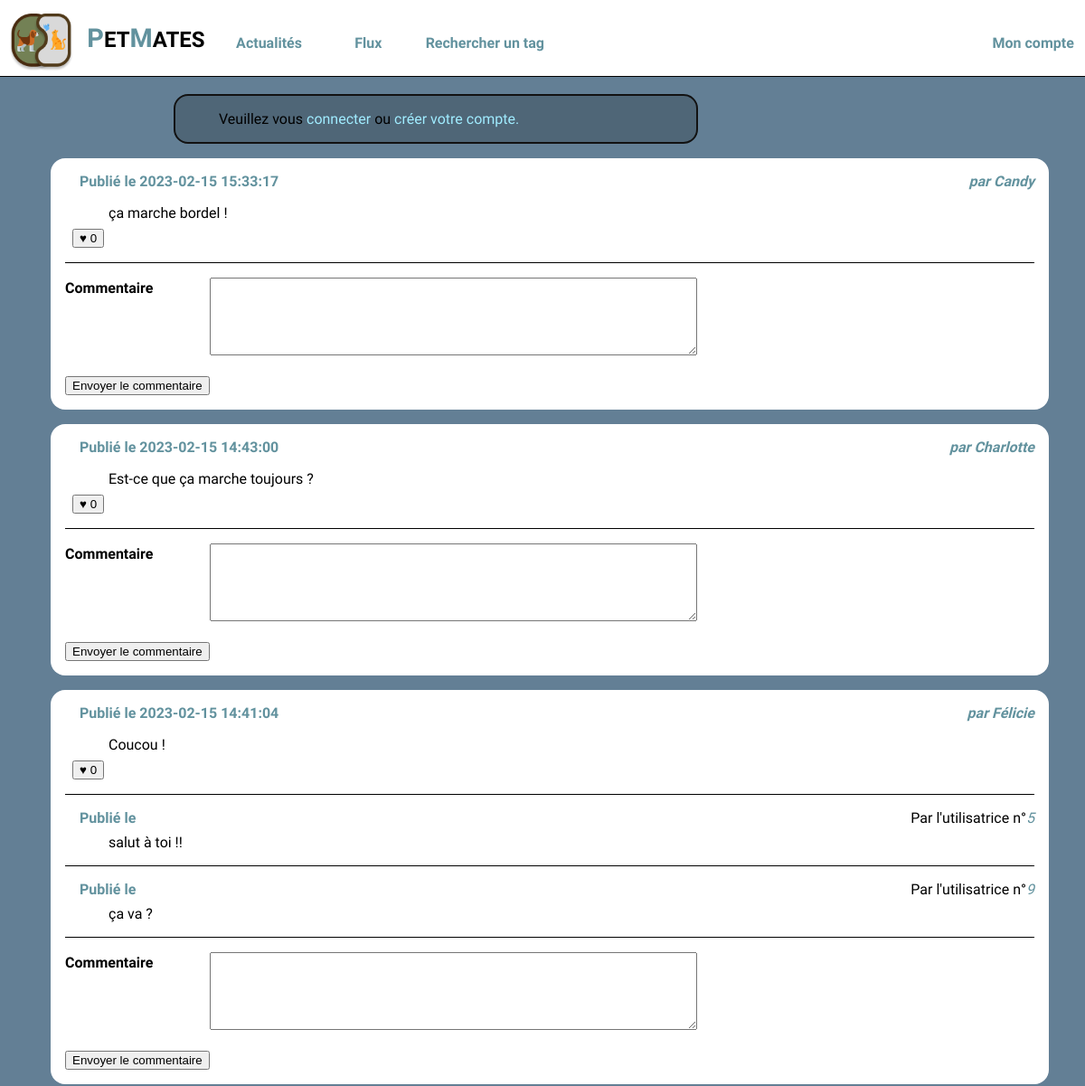
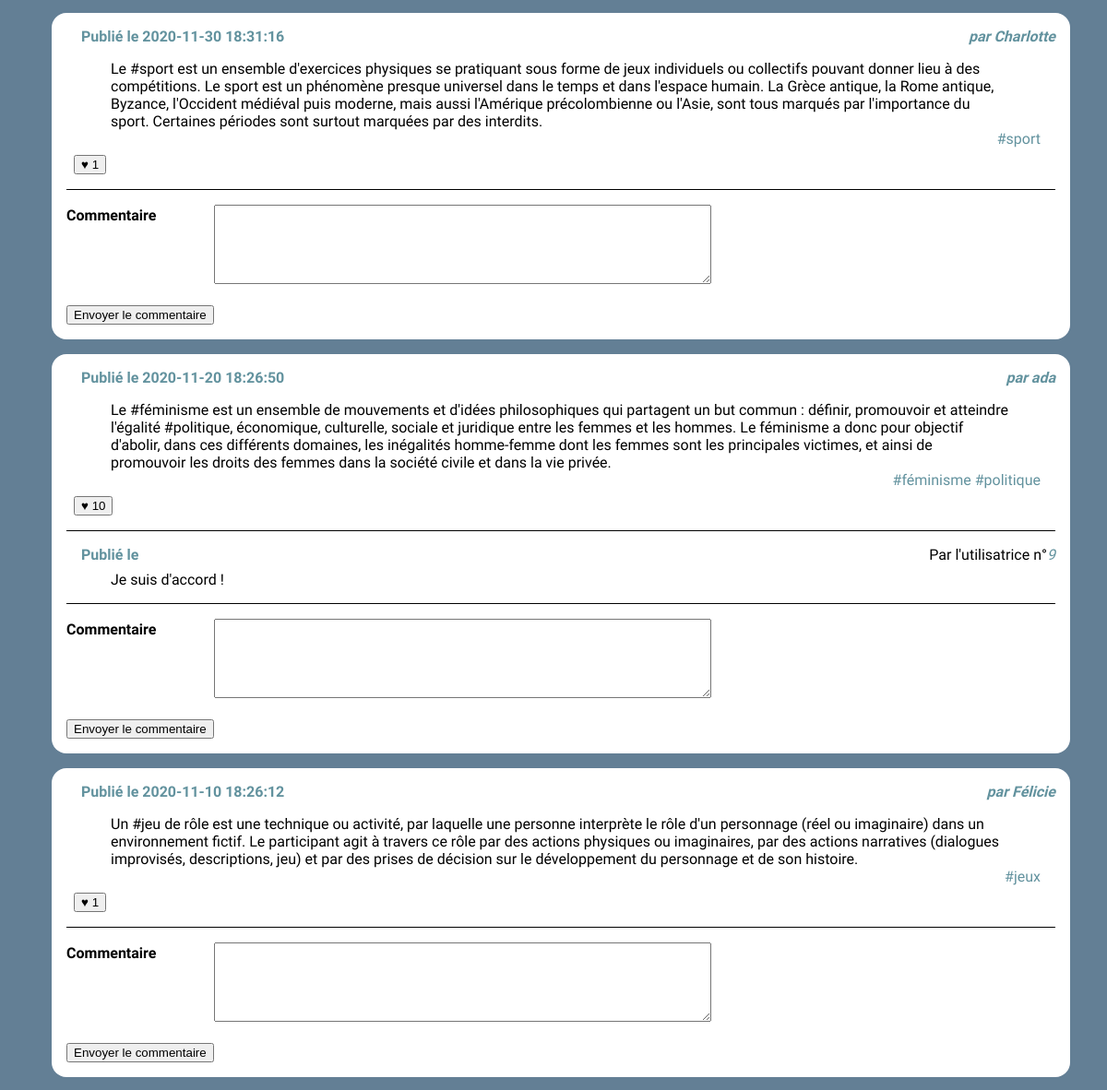
Before: /news.php (upper part) with the older database file (2 pictures, top to bottom).
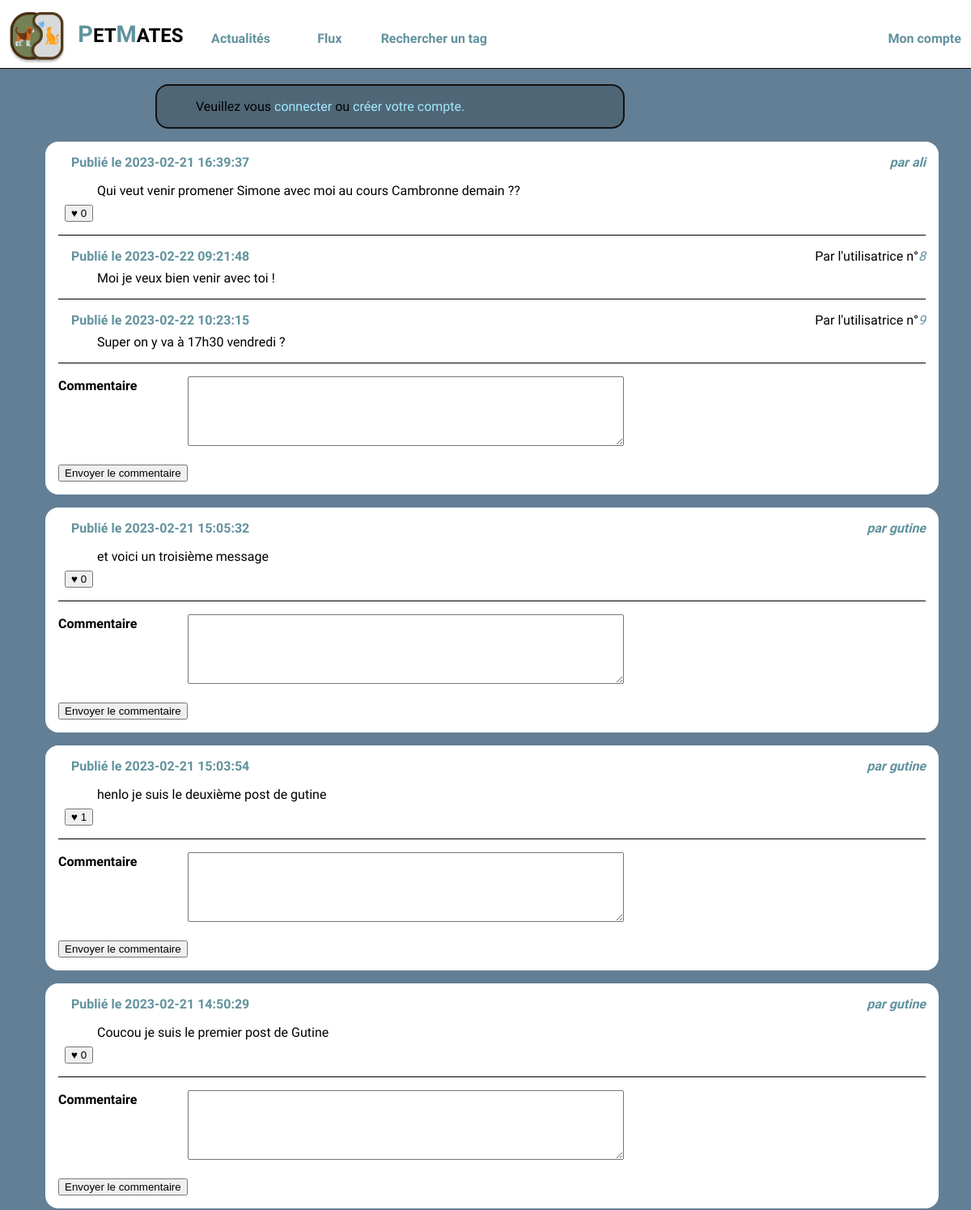
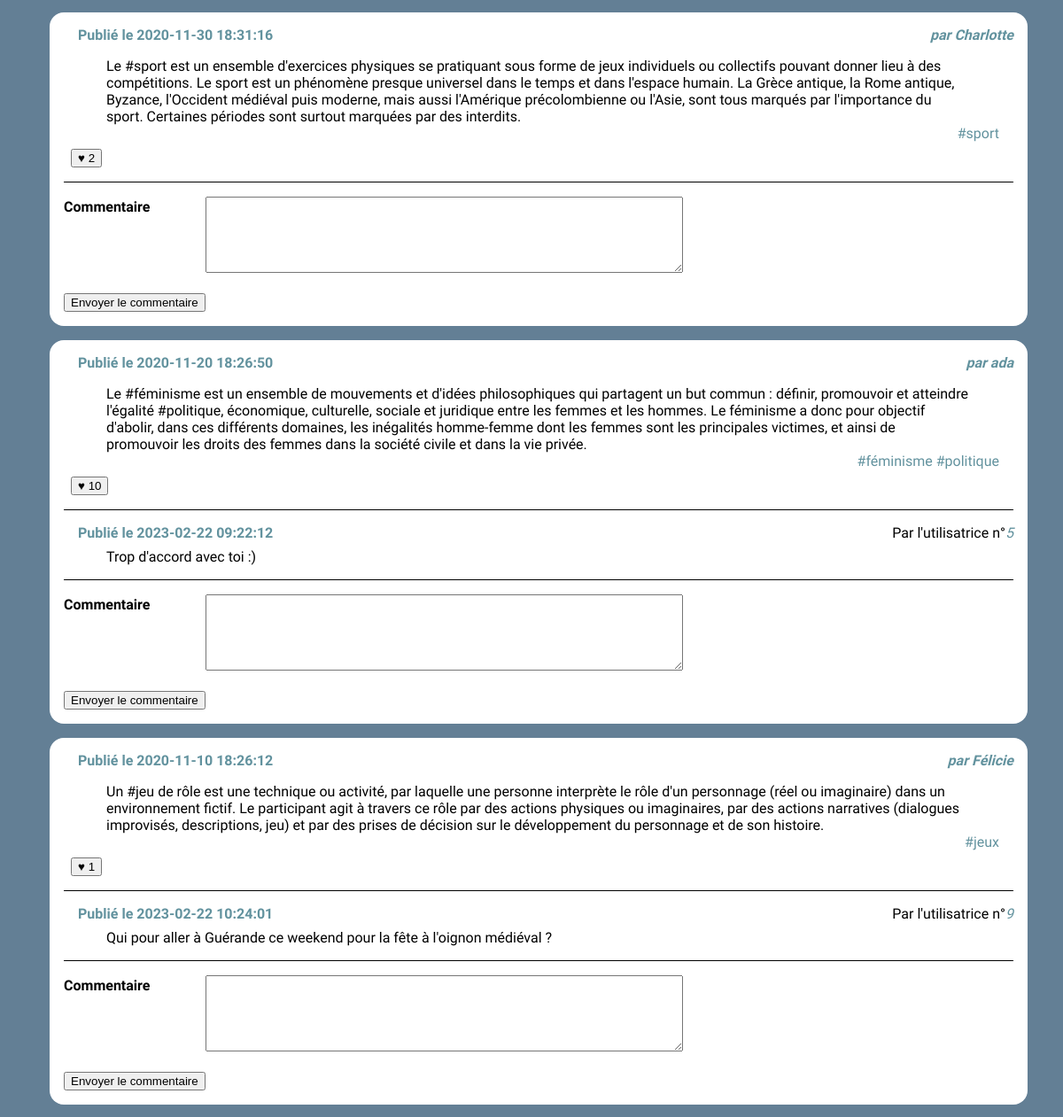
After: the same page with the newer database file (2 pictures, top to bottom).
### tables this page shows
CREATE TABLE `posts` (
  `id` int(10) UNSIGNED NOT NULL,
  `user_id` int(10) UNSIGNED NOT NULL,
  `content` text NOT NULL,
  `created` datetime NOT NULL,
  `parent_id` int(10) UNSIGNED DEFAULT NULL
);

CREATE TABLE `users` (
  `id` int(10) UNSIGNED NOT NULL,
  `email` varchar(255) NOT NULL,
  `password` varchar(255) NOT NULL,
  `alias` varchar(255) NOT NULL
);

CREATE TABLE `comments` (
  `id` int(10) NOT NULL,
  `id_post` int(11) UNSIGNED NOT NULL,
  `content` varchar(300) NOT NULL,
  `user_id` int(10) UNSIGNED NOT NULL,
  `created` datetime NOT NULL
);

### news.php (the view, shortened to what the changed rows need)
<!doctype html>
<html lang="fr">
<head>
    <?php include_once('headmeta.php'); ?>
</head>
<body>
    <?php include_once('header.php'); ?>
    <?php include('connexion.php'); ?>
    <div id="wrapper">
        <main>
            <?php
            $laQuestionEnSql = "
                    SELECT posts.content,
                    posts.created,
                    posts.id,
                    posts.user_id,
                    users.alias as author_name,
                    count(likes.id) as like_number,
                    GROUP_CONCAT(DISTINCT tags.label) AS taglist
                    FROM posts
                    JOIN users ON  users.id=posts.user_id
                    LEFT JOIN posts_tags ON posts.id = posts_tags.post_id
                    LEFT JOIN tags       ON posts_tags.tag_id  = tags.id
                    LEFT JOIN likes      ON likes.post_id  = posts.id
                    GROUP BY posts.id
                    ORDER BY posts.created DESC
                    ";
            $lesInformations = $mysqli->query($laQuestionEnSql);
            while ($post = $lesInformations->fetch_assoc()) {
                $idDuPost = $post['id'];
                ?>
                <article>
                    <h3>
                        <time>
                            Publié le
                            <?php echo $post['created'] ?>
                        </time>
                    </h3>
                    <address>par <a href="wall.php?user_id=<?php echo $post['user_id'] ?>"><?php echo $post['author_name'] ?></a></address>
                    <div>
                        <p>
                            <?php echo $post['content'] ?>
                        </p>
                    </div>
                    <div class="tags">
                        <?php
                        $laQsurlesLabels = "
                            SELECT tags.label, posts_tags.tag_id
                            FROM tags
                            INNER JOIN posts_tags ON tags.id = posts_tags.tag_id
                            WHERE post_id = $idDuPost";
                        $listsTags = $mysqli->query($laQsurlesLabels);
                        while ($tags = $listsTags->fetch_assoc()) { ?>
                            <a href="tags.php?tag_id=<?php echo $tags['tag_id'] ?>">
                                <?php echo "#".$tags['label'] ?>
                            </a>
                        <?php
                        } ?>
                    </div>
                    <footer>
                        <form action="" method="post">
                            <button type='submit' name='like' value='<?php echo $idDuPost ?>'
                                <?php if (!empty($_SESSION['connected_id'])) {
                                if ($post['user_id'] == $_SESSION['connected_id']) {
                                    echo "disabled";}} ?>>
                                            <div class="likePlace">
                                                ♥
                                                <?php echo $post['like_number'] ?>
                                            </div>
                            </button>
                        </form>
                    </footer>
                    <div id="allcomments">
                        <?php
                        $requeteComment = "SELECT * FROM comments WHERE id_post = '$idDuPost';";
                        $infoComment = $mysqli->query($requeteComment);
                        while ($comment = $infoComment->fetch_assoc()) {
                            ?>
                            <div id="wrappercomment">
                                <div id="begin">
                                    <h3>
                                        <time>
                                            Publié le
                                            <?php echo $comment['created'] ?>
                                        </time>
                                    </h3>
                                    <adress>Par l'utilisatrice n°<a
                                            href="wall.php?user_id=<?php echo $comment['user_id'] ?>"><?php
                                               echo $comment['user_id'] ?></a>
                                    </adress>
                                </div>
                                <div>
                                    <p>
                                        <?php echo $comment['content'] ?>
                                    </p>
                                </div>
                            </div>
                        <?php }
                        ?>
                    </div>
                    <form action="" method="post">
                        <dl>
                            <dt><label for='commentaire'>Commentaire</label></dt>
                            <dd><textarea id="textarea" name='commentaire'></textarea></dd>
                        </dl>
                        <button type='submit' name='postcomment' value='<?php echo $idDuPost ?>'>Envoyer le
                            commentaire</button>
                    </form>
                </article>
            <?php
            }
            ?>
        </main>
    </div>
</body>
</html>

Changed rows visible on the page:
removed posts: created "2023-02-15 15:33:17", user.alias "Candy", content "ça marche bordel !", $idDuPost 13 (drawn), like_number "0"
removed posts: created "2023-02-15 14:43:00", user.alias "Charlotte", content "Est-ce que ça marche toujours ?", $idDuPost 12 (drawn), like_number "0"
removed posts: created "2023-02-15 14:41:04", user.alias "Félicie", content "Coucou !", $idDuPost 11 (drawn), like_number "0"
removed comments: user "5", content "salut à toi !!", shown under posts "2023-02-15 14:41:04"
removed comments: user "9", content "ça va ?", shown under posts "2023-02-15 14:41:04"
removed comments: user "9", content "Je suis d'accord !", shown under posts "ada"
added posts: created "2023-02-21 16:39:37", user.alias "ali", content "Qui veut venir promener Simone avec moi au cours Cambronne demain ??", $idDuPost 14 (drawn), like_number "0"
added comments: created "2023-02-22 09:21:48", user "8", content "Moi je veux bien venir avec toi !", shown under "2023-02-21 16:39:37"
added comments: created "2023-02-22 10:23:15", user "9", content "Super on y va à 17h30 vendredi ?", shown under "2023-02-21 16:39:37"
added posts: created "2023-02-21 15:05:32", user.alias "gutine", content "et voici un troisième message", $idDuPost 13 (drawn), like_number "0"
added posts: created "2023-02-21 15:03:54", user.alias "gutine", content "henlo je suis le deuxième post de gutine", $idDuPost 12 (drawn), like_number "1"
added posts: created "2023-02-21 14:50:29", user.alias "gutine", content "Coucou je suis le premier post de Gutine", $idDuPost 11 (drawn), like_number "0"
computed for posts "Charlotte": like_number "1" → "2"
added comments: created "2023-02-22 09:22:12", user "5", content "Trop d'accord avec toi :)", shown under posts "ada"
added comments: created "2023-02-22 10:24:01", user "9", content "Qui pour aller à Guérande ce weekend pour la fête à l'oignon médiéval ?", shown under posts "Félicie"
